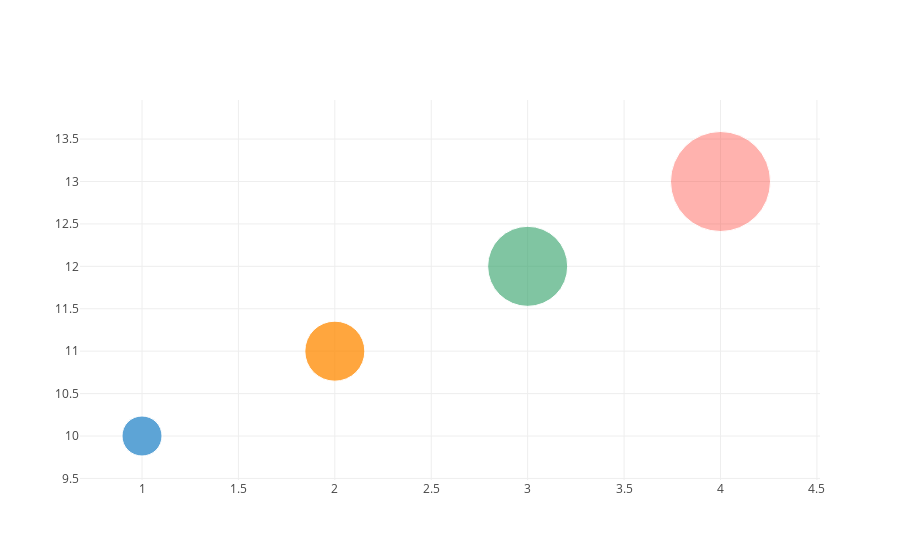

Notebook code cell kept with this figure:
### Code cell
trace0 = go.Scatter(
    x=[1, 2, 3, 4],
    y=[10, 11, 12, 13],
    mode='markers',
    marker=dict(
        color=['rgb(93, 164, 214)', 'rgb(255, 144, 14)',
               'rgb(44, 160, 101)', 'rgb(255, 65, 54)'],
        opacity=[1, 0.8, 0.6, 0.4],
        size=[40, 60, 80, 100],
    )
)

plotize([trace0])

### Figure 1 — Plotly figure (JSON) as saved in the notebook; plotly's stock layout.template omitted (floating-point values rounded to 4 significant figures)
{"data": [{"type": "scatter", "x": [1, 2, 3, 4], "y": [10, 11, 12, 13], "mode": "markers", "marker": {"color": ["rgb(93, 164, 214)", "rgb(255, 144, 14)", "rgb(44, 160, 101)", "rgb(255, 65, 54)"], "opacity": [1, 0.8, 0.6, 0.4], "size": [40, 60, 80, 100]}}], "layout": {}}
